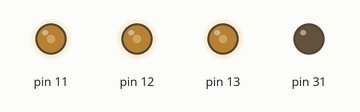
The sketch below on a simulated Arduino Mega 2560, built with avr-gcc and run on an emulated ATmega2560. On the bench: output pins drawn as LEDs (lit = HIGH).

Above: at 0.1 s.
At 2.1 s:
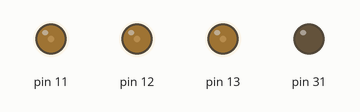
Timing chart, 0 to 3.6 s (numbered marks = the images above):
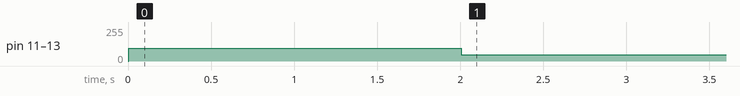

Measured:
- by itself, pin 11–13: 97/255 → 48/255 at 2.0 s

The sketch:

ESC_calibration.ino
```cpp
//motor defines
#define FREQ 190
#define PRESCALE 8
#define PERIOD ((F_CPU/PRESCALE/FREQ) - 1)

#define Motor1WriteMicros(x) OCR3A = x * 2
#define Motor2WriteMicros(x) OCR1B = x * 2
#define Motor3WriteMicros(x) OCR1A = x * 2
#define Motor4WriteMicros(x) OCR1C = x * 2


void setup(){
  MotorInit();
  Motor1WriteMicros(2000);
  Motor2WriteMicros(2000);
  Motor3WriteMicros(2000);
  Motor4WriteMicros(2000);
  //adjust the delay if your ESC goes into program mode
  delay(2000);
  Motor1WriteMicros(1000);
  Motor2WriteMicros(1000);
  Motor3WriteMicros(1000);
  Motor4WriteMicros(1000);
}
void loop(){

}


void MotorInit(){
  DDRC |= B01000000;//set the ports as outputs
  DDRB |= B11100000;

  // WGMn1 WGMn2 WGMn3  = Mode 14 Fast PWM, TOP = ICRn ,Update of OCRnx at BOTOM
  TCCR1A = (1<<WGM11)|(1<<COM1A1)|(1<<COM1B1)|(1<<COM1C1);  // Clear OCnA/OCnB/OCnC on compare match, set OCnA/OCnB/OCnC at BOTTOM (non-inverting mode)
  TCCR1B = (1<<WGM13)|(1<<WGM12)|(1<<CS11);                 // Prescaler set to 8, that gives us a resolution of 0.5us
  ICR1 = PERIOD;                                // Clock_speed / ( Prescaler * desired_PWM_Frequency) #defined above.

  TCCR3A = (1<<WGM31)|(1<<COM3A1);
  TCCR3B = (1<<WGM33)|(1<<WGM32)|(1<<CS31);
  ICR3 = PERIOD;


}
```
